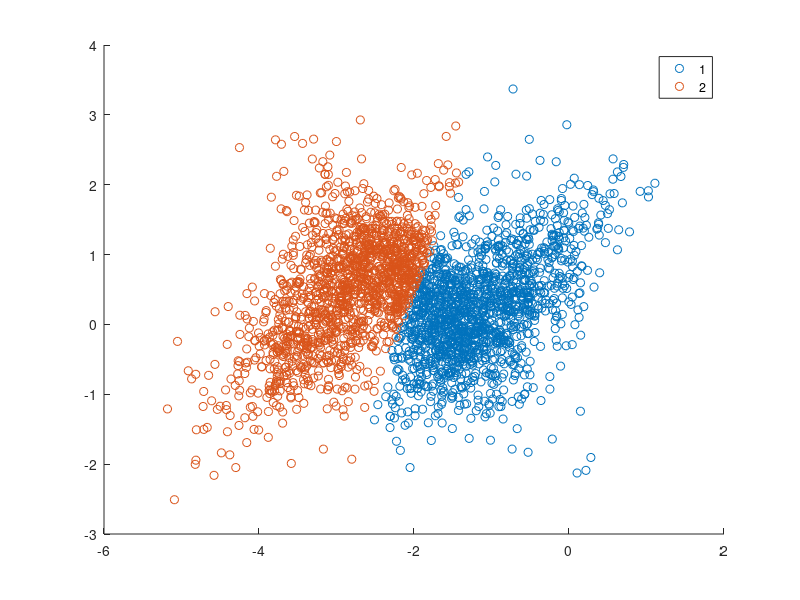

Reproduce this figure in MATLAB. (Note: this script raises an error after producing the figure.)
% University of Malta
% CSA3220 - Machine Learning, Expert Systems, & Fuzzy Logic
% Dr. George Azzopardi
% December, 2015
% Clustering with Gaussian Mixture Models
% Input parameter K is the number of Gaussian functions used
function [labels, model, data] = GMMClustering(K)
% Default value of K is 2
if nargin == 0
    K = 2;
end
x = getData;
N = size(x,1);
nfeatures = size(x,2);
%Step 1 - initialize means with KMeans
[labels,mu] = kmeans(x,K);
% Compute weights and covariance matrices using MLE
for k = 1:K
    weight(k) = sum(labels == k)/N;
    Sigma{k} = cov(x(labels==k,:));
end
convergence = 0;
t = 1;
figure;
while t==1 || ~convergence %convergence criteria
    
    % Step 2: Expectation - Compute posteriors of each cluster
    for n = 1:N
        for k = 1:K
           posterior(n,k) = weight(k) * mvnpdf(x(n,:),mu(k,:),Sigma{k});
        end
        posterior(n,:) = posterior(n,:)./sum(posterior(n,:));
    end
        
    visualize(x,mu,Sigma,posterior);
    
    % Step 3: Maximization; i.e. update model parameters (means, covariances
    % matrices and weights
    for k = 1:K
        % Update means        
        sp(k) = sum(posterior(:,k));
        mu(k,:) = sum(bsxfun(@times,posterior(:,k),x))/sp(k);
        
        % Update covariance matrices
        Sigma{k} = zeros(nfeatures,nfeatures);
        for n = 1:N
            Sigma{k} = Sigma{k} + posterior(n,k)*(x(n,:)-mu(k,:))'*(x(n,:)-mu(k,:));
        end
        Sigma{k} = Sigma{k}./sp(k);                              
    end
    %Update the weights
    weight = sp./sum(sp);
          
    % Step 4: Evaluation - compute log likelihood
    llh(t) = 0;
    for i = 1:n
        innerterm = 0;
        for k = 1:K
            innerterm = innerterm + (weight(k) * mvnpdf(x(i,:),mu(k,:),Sigma{k}));
        end
        llh(t) = llh(t) + log(innerterm);
    end
    llh(t) = llh(t) / n;
    
    if t > 1
        convergence = (llh(t) - llh(t-1)) < 0.000001;
    end
    t = t + 1;            
end
visualize(x,mu,Sigma,posterior);
model.means = mu;
model.covariances = Sigma;
model.weights = weight;
data = x;
[~,labels] = max(posterior,[],2);
    
% Show the clustered data
colorList = jet(K);
figure;hold on;
for k = 1:K
    plot(data(labels==k,1),data(labels==k,2),'k+','color',colorList(k,:));
end
% Create 3 Gaussian distributions
function Data = getData
A1 = mvnrnd([-1,0.3],[.5 .4;.4 .6],1000);
A2 = mvnrnd([-3,0.3],[.5 .4;.4 .6],1000);
A3 = mvnrnd([-2,0.5],[.5 -.4;-.4 .6],1000);
Data = [A1;A2;A3];
% Visualize the determined distributions
function visualize(data,mu,Sigma,posterior)
cla;
[~,labels] = max(posterior,[],2);
gscatter(data(:,1),data(:,2),labels);
hold on;
for k = 1:size(posterior,2)
    F = @(x,y) mvnpdf([x y],mu(k,:),Sigma{k});
    ezcontour(F,[min(data(:,1)),max(data(:,1))],[min(data(:,2)),max(data(:,2))]);
end
drawnow;